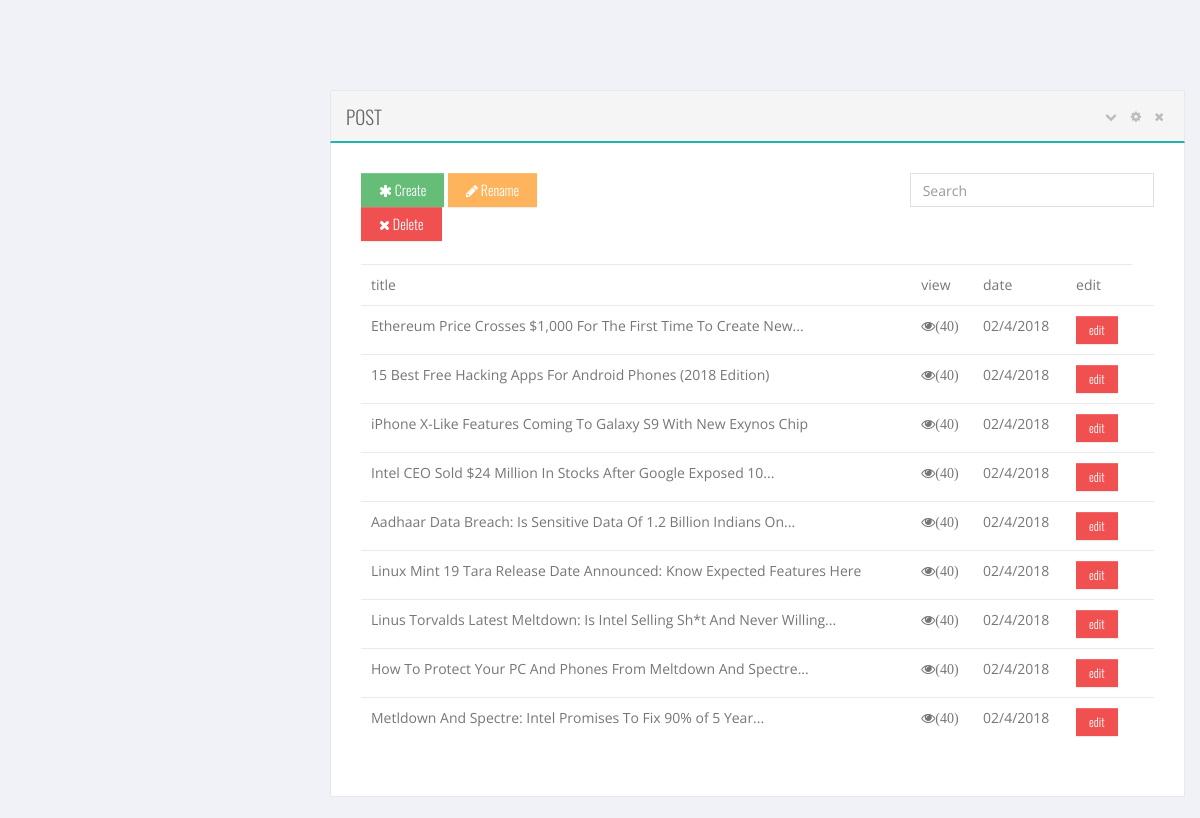
/php/admin.php (signed in), run on the app's committed database.
### tables this page shows
CREATE TABLE `blog` (
  `id` int(11) NOT NULL,
  `img` longblob,
  `name` text,
  `link` varchar(500) DEFAULT NULL,
  `infop1` text,
  `infop2` text NOT NULL,
  `infop3` text NOT NULL,
  `infop4` text NOT NULL
);

### php/admin.php (the view, shortened to what this page needs)
<?php
  include 'include/header.php';
?>
    <body class=" ">
            <section id="main-content" class=" ">
                <section class="wrapper" style='margin-top:60px;display:inline-block;width:100%;padding:15px 0 0 15px;'>
                    <div class="col-lg-12">
                        <section class="box ">
                            <header class="panel_header">
                                <h2 class="title pull-left">post</h2>
                                <div class="actions panel_actions pull-right">
                                    <i class="box_toggle fa fa-chevron-down"></i>
                                    <i class="box_setting fa fa-cog" data-toggle="modal" href="#section-settings"></i>
                                    <i class="box_close fa fa-times"></i>
                                </div>
                            </header>
                            <div class="content-body">    <div class="row">
                                    <div class="col-md-12 col-sm-12 col-xs-12">
                                        <div class="row">
                                            <div class="col-md-4 col-sm-8 col-xs-8">
                                                <a href="editor.php?epr=blog&action=post"  class="btn btn-success" onclick="#"><i class="fa fa-asterisk"></i> Create</a>
                                                <button type="button" class="btn btn-warning" onclick="#"><i class="fa fa-pencil"></i> Rename</button>
                                                <button type="button" class="btn btn-danger" onclick="#"><i class="fa fa-remove"></i> Delete</button>
                                            </div>
                                            <div class="col-md-4 col-sm-4 col-xs-4 pull-right">
                                                <input type="text" value="" id="treedata_q" placeholder="Search" class="form-control" />
                                            </div>
                                        </div>
                                        <div class="clearfix"></div><br>
                                            <div class="table-responsive">
                                                <table class="table">
                                                    <tr>
                                                        <td>title</td>
                                                        <td>view</td>
                                                        <td>date</td>
                                                        <td>edit</td>
                                                    </tr>
                                                <?php
		$sql="SELECT * FROM blog";
		if ($result = mysqli_query($conn, $sql)){
			while ($row=mysqli_fetch_assoc($result)) {
				echo '
                                                    <tr>
                                                        <td>
                                                            '.$row["name"].'
                                                        </td>
                                                        <td><span class="fa fa-eye">(40)</span></td>
                                                        <td>02/4/2018</td>
                                                        <td>
                                                        	<a href="editor.php?action=edit&epr=blog&id='.$row['id'].'"
                                                        	class="btn btn-danger btn-sm">edit
                                                        	</a>
                                                        </td>
                                                        <td></td>
                                                    </tr>';}}?>
                                                </table>
                                            </div>
                                    </div>
                                </div>
                            </div>
                        </section></div>
                </section>
            </section>
    </body>
</html>

### data on the page
blog: name "Ethereum Price Crosses $1,000 For The First Time To Create New..."
blog: name "15 Best Free Hacking Apps For Android Phones (2018 Edition)"
blog: name "iPhone X-Like Features Coming To Galaxy S9 With New Exynos Chip"
blog: name "Intel CEO Sold $24 Million In Stocks After Google Exposed 10..."
blog: name "Aadhaar Data Breach: Is Sensitive Data Of 1.2 Billion Indians On..."
blog: name "Linux Mint 19 Tara Release Date Announced: Know Expected Features Here"
blog: name "Linus Torvalds Latest Meltdown: Is Intel Selling Sh*t And Never Willing..."
blog: name "How To Protect Your PC And Phones From Meltdown And Spectre..."
blog: name "Metldown And Spectre: Intel Promises To Fix 90% of 5 Year..."
